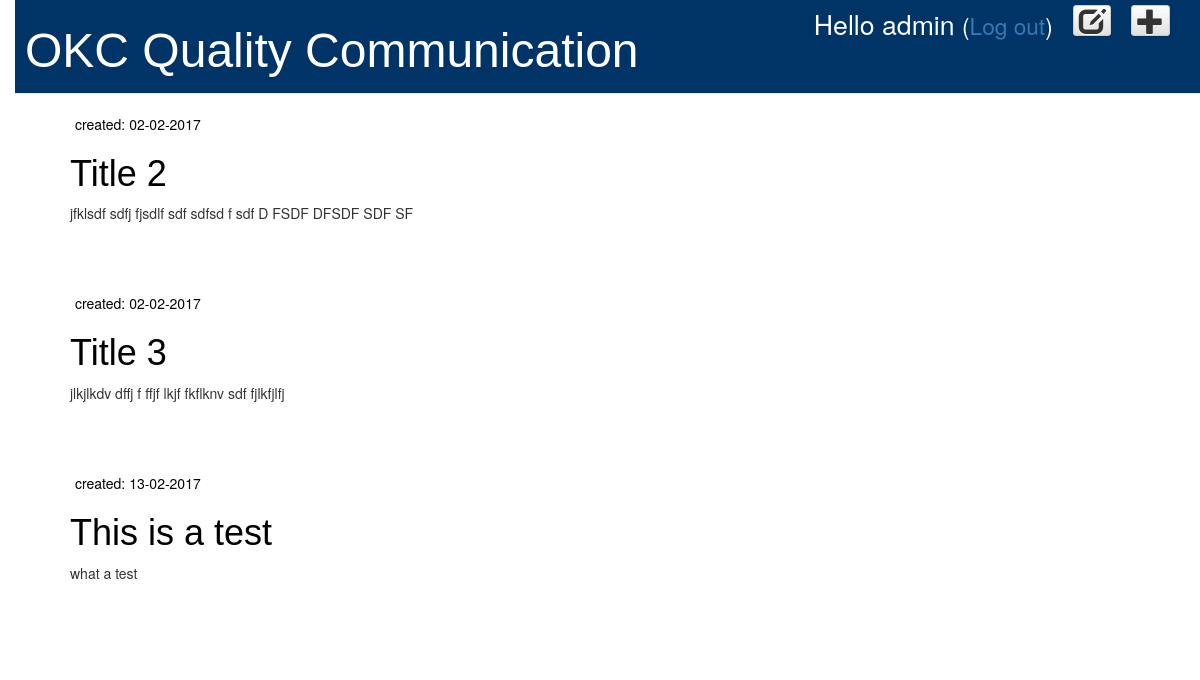
Page /drafts/ (signed in) on the committed database.
### blog/models.py (models this page shows, shortened)
class Post(models.Model):
    author = models.ForeignKey('auth.User')
    title = models.CharField(max_length=200)
    text = models.TextField()
    created_date = models.DateTimeField(default=timezone.now)
    published_date = models.DateTimeField(blank=True, null=True)

### blog/views.py (the view)
# urls.py: url(r'^drafts/$', views.post_draft_list, name='post_draft_list'),
@login_required
def post_draft_list(request):
    posts = Post.objects.filter(published_date__isnull=True).order_by('created_date')
    return render(request, 'blog/post_draft_list.html', {'posts': posts})

### blog/templates/blog/post_draft_list.html
{% extends 'blog/base.html' %}
{% block content %}
    {% for post in posts %}
        <div class="post">
            <p class="date">created: {{post.created_date|date:'d-m-Y' }}</p>
            <h1><a href="{% url 'post_detail' pk=post.pk %}">{{ post.title }}</a></h1>
            <p>{{ post.text|truncatechars:200 }}</p>
        </div>
    {% endfor %}
{% endblock %}

### blog/templates/blog/base.html (shortened to what this page needs)
{% load staticfiles %}
<html>
    <head>
        <link rel="stylesheet" href="//maxcdn.bootstrapcdn.com/bootstrap/3.2.0/css/bootstrap.min.css">
        <link rel="stylesheet" href="//maxcdn.bootstrapcdn.com/bootstrap/3.2.0/css/bootstrap-theme.min.css">
        <link rel="stylesheet" href="{% static 'css/blog.css' %}">
    </head>
    <body>
        <div class="page-header">
            {% if user.is_authenticated %}
                <a class="top-menu btn btn-xs btn-default" href="{% url 'post_new' %}"><span class="glyphicon glyphicon-plus"></span></a>
                <a class="top-menu btn btn-xs btn-default" href="{% url 'post_draft_list' %}" ><span class="glyphicon glyphicon-edit"></span></a>
                <p class="top-menu greeting">Hello {{ user.username }} <small>(<a href="{% url 'logout' %}">Log out</a>)</small></p>
            {% else %}
                <a class="top-menu btn btn-xs btn-default" href="{% url 'login' %}" ><span class="glyphicon glyphicon-edit"></span></a>
            {% endif %}
            <h1><a href="/">OKC Quality Communication</a></h1>
        </div>
        <div class="content container">
            <div class="row">
                <div class="col-md-8">
                    {% block content %}
                    {% endblock %}
                </div>
            </div>
        </div>
    </body>
</html>

### default/static/css0/blog.css (style rules this page uses)
h1 a { color: #000000; font-family: sans-serif; }
body { padding-left: 15px; }
.page-header { background-color: #003366; margin-top: 0; padding: 5px 10px 5px 10px; }
.page-header h1, .page-header h1 a, .page-header h1 a:visited, .page-header h1 a:active { color: #ffffff; font-size: 36pt; text-decoration: none; }
.content { margin-left: 40px; }
h1, h2, h3, h4 { font-family: sans-serif; }
.date { color: #000000; padding: 0px 0px 0px 5px; }
.top-menu, .top-menu:hover, .top-menu:visited { color: #333; float: right; font-size: 20pt; margin-right: 20px; }
.post { margin-bottom: 70px; }
.post h1 a, .post h1 a:visited { color: #000000; }
.top-menu.greeting { color: white; }

### rows in the picture
Post: created_date "02-02-2017", title "Title 2", text "jfklsdf sdfj fjsdlf sdf sdfsd f sdf D FSDF DFSDF SDF SF"
Post: created_date "02-02-2017", title "Title 3", text "jlkjlkdv dffj f ffjf lkjf fkflknv sdf fjlkfjlfj"
Post: created_date "13-02-2017", title "This is a test", text "what a test"

### other values in the picture
{{ user.username }} "admin"
